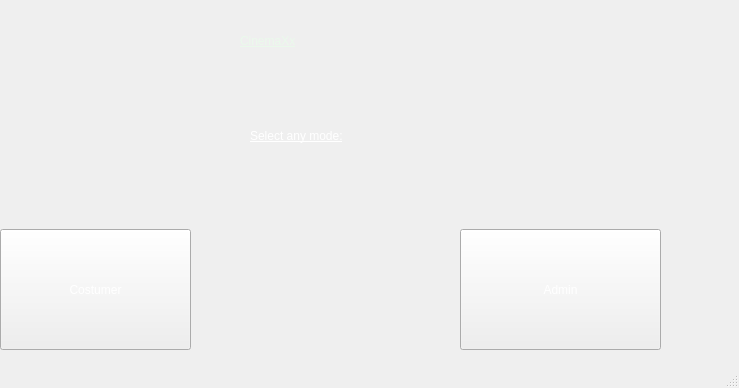
<?xml version="1.0" encoding="UTF-8"?>
<ui version="4.0">
 <class>login</class>
 <widget class="QMainWindow" name="login">
  <property name="geometry">
   <rect>
    <x>0</x>
    <y>0</y>
    <width>739</width>
    <height>388</height>
   </rect>
  </property>
  <property name="sizePolicy">
   <sizepolicy hsizetype="Fixed" vsizetype="Fixed">
    <horstretch>0</horstretch>
    <verstretch>0</verstretch>
   </sizepolicy>
  </property>
  <property name="windowTitle">
   <string>login</string>
  </property>
  <property name="autoFillBackground">
   <bool>false</bool>
  </property>
  <property name="styleSheet">
   <string notr="true">background-image: url(:/image/.qtcreator/thumb-1920-1398872.jpg);</string>
  </property>
  <widget class="QWidget" name="centralwidget">
   <widget class="QPushButton" name="Pushbuttonadmin">
    <property name="geometry">
     <rect>
      <x>460</x>
      <y>229</y>
      <width>201</width>
      <height>121</height>
     </rect>
    </property>
    <property name="styleSheet">
     <string notr="true">color: rgb(255, 255, 255);
font: 700 9pt &quot;System&quot;;</string>
    </property>
    <property name="text">
     <string>Admin</string>
    </property>
   </widget>
   <widget class="QPushButton" name="pushbuttoncustomer">
    <property name="geometry">
     <rect>
      <x>0</x>
      <y>229</y>
      <width>191</width>
      <height>121</height>
     </rect>
    </property>
    <property name="styleSheet">
     <string notr="true">color: rgb(255, 255, 255);
font: 700 9pt &quot;System&quot;;
</string>
    </property>
    <property name="text">
     <string>Costumer</string>
    </property>
   </widget>
   <widget class="QLabel" name="label">
    <property name="geometry">
     <rect>
      <x>240</x>
      <y>20</y>
      <width>171</width>
      <height>41</height>
     </rect>
    </property>
    <property name="styleSheet">
     <string notr="true">background-color: light gray;
border-color: rgb(255, 255, 255);
color: rgb(234, 249, 235);
font: 700 9pt &quot;Segoe UI&quot;;
text-decoration: underline;
font: 25pt &quot;Segoe Print&quot;</string>
    </property>
    <property name="text">
     <string>CinemaXx</string>
    </property>
   </widget>
   <widget class="QLabel" name="label_2">
    <property name="geometry">
     <rect>
      <x>250</x>
      <y>120</y>
      <width>141</width>
      <height>31</height>
     </rect>
    </property>
    <property name="styleSheet">
     <string notr="true">color: rgb(255, 255, 255);
text-decoration: underline;
font: 12pt &quot;Segoe UI&quot;;
font: 700 9pt &quot;System&quot;;
</string>
    </property>
    <property name="text">
     <string>Select any mode:</string>
    </property>
   </widget>
  </widget>
  <widget class="QMenuBar" name="menubar">
   <property name="geometry">
    <rect>
     <x>0</x>
     <y>0</y>
     <width>739</width>
     <height>18</height>
    </rect>
   </property>
  </widget>
  <widget class="QStatusBar" name="statusbar"/>
 </widget>
 <resources/>
 <connections/>
</ui>
